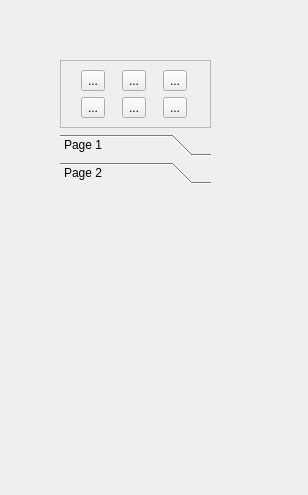
<?xml version="1.0" encoding="UTF-8"?>
<ui version="4.0">
 <class>IRISMainToolbox</class>
 <widget class="QWidget" name="IRISMainToolbox">
  <property name="geometry">
   <rect>
    <x>0</x>
    <y>0</y>
    <width>308</width>
    <height>495</height>
   </rect>
  </property>
  <property name="sizePolicy">
   <sizepolicy hsizetype="Preferred" vsizetype="Preferred">
    <horstretch>0</horstretch>
    <verstretch>0</verstretch>
   </sizepolicy>
  </property>
  <property name="windowTitle">
   <string>Form</string>
  </property>
  <widget class="QWidget" name="">
   <property name="geometry">
    <rect>
     <x>60</x>
     <y>60</y>
     <width>151</width>
     <height>341</height>
    </rect>
   </property>
   <layout class="QVBoxLayout" name="verticalLayout">
    <item>
     <widget class="QFrame" name="frame">
      <property name="frameShape">
       <enum>QFrame::StyledPanel</enum>
      </property>
      <property name="frameShadow">
       <enum>QFrame::Raised</enum>
      </property>
      <layout class="QVBoxLayout" name="verticalLayout_2">
       <item>
        <layout class="QGridLayout" name="gridLayout">
         <item row="0" column="0">
          <widget class="QToolButton" name="toolButton">
           <property name="text">
            <string>...</string>
           </property>
          </widget>
         </item>
         <item row="0" column="1">
          <widget class="QToolButton" name="toolButton_2">
           <property name="text">
            <string>...</string>
           </property>
          </widget>
         </item>
         <item row="0" column="2">
          <widget class="QToolButton" name="toolButton_3">
           <property name="text">
            <string>...</string>
           </property>
          </widget>
         </item>
         <item row="1" column="0">
          <widget class="QToolButton" name="toolButton_4">
           <property name="text">
            <string>...</string>
           </property>
          </widget>
         </item>
         <item row="1" column="1">
          <widget class="QToolButton" name="toolButton_5">
           <property name="text">
            <string>...</string>
           </property>
          </widget>
         </item>
         <item row="1" column="2">
          <widget class="QToolButton" name="toolButton_6">
           <property name="text">
            <string>...</string>
           </property>
          </widget>
         </item>
        </layout>
       </item>
      </layout>
     </widget>
    </item>
    <item>
     <widget class="QToolBox" name="toolBox">
      <property name="currentIndex">
       <number>1</number>
      </property>
      <widget class="QWidget" name="page">
       <property name="geometry">
        <rect>
         <x>0</x>
         <y>0</y>
         <width>76</width>
         <height>76</height>
        </rect>
       </property>
       <attribute name="label">
        <string>Page 1</string>
       </attribute>
      </widget>
      <widget class="QWidget" name="page_2">
       <property name="geometry">
        <rect>
         <x>0</x>
         <y>0</y>
         <width>149</width>
         <height>173</height>
        </rect>
       </property>
       <attribute name="label">
        <string>Page 2</string>
       </attribute>
      </widget>
     </widget>
    </item>
   </layout>
  </widget>
 </widget>
 <resources/>
 <connections/>
</ui>
